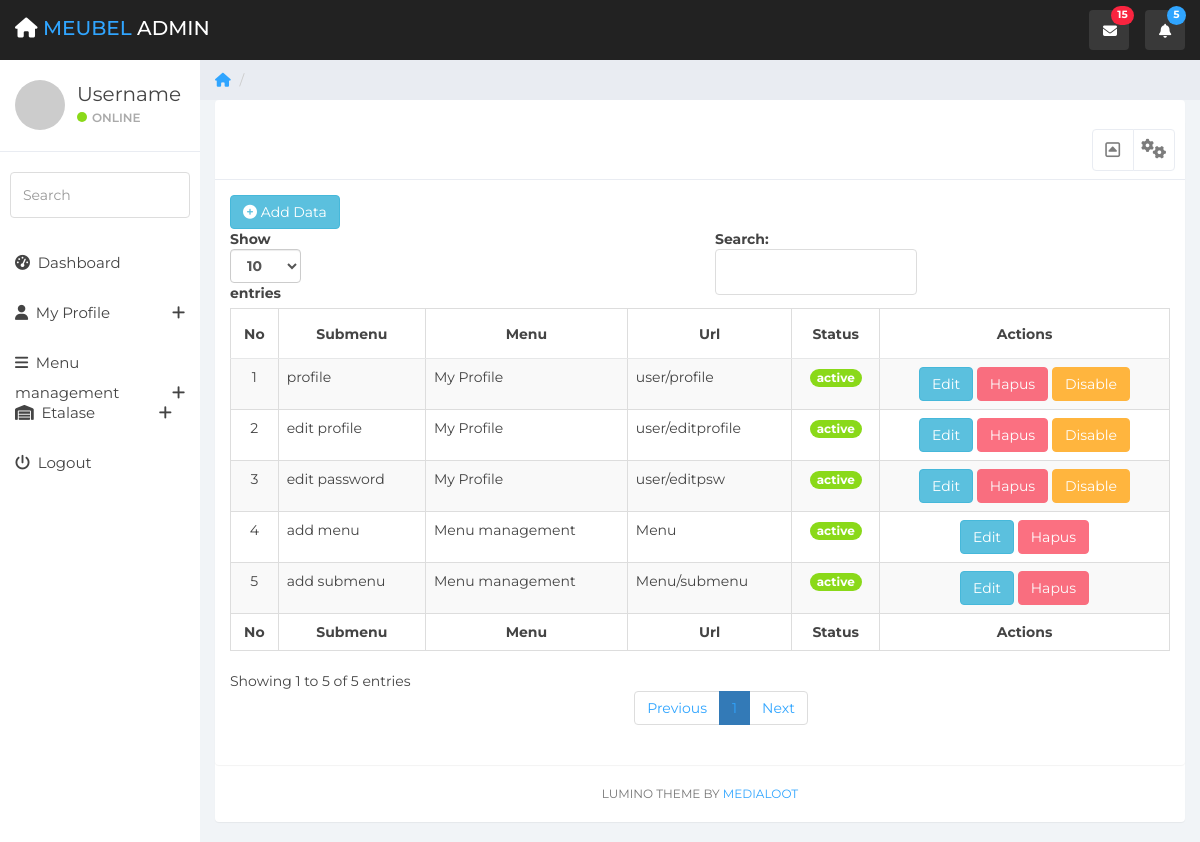
/index.php/menu/editsubmenu, run on the app's committed database.
### tables this page shows
CREATE TABLE `submenu` (
  `id_submenu` int(11) NOT NULL,
  `id_menu` int(11) NOT NULL,
  `submenu` varchar(30) NOT NULL,
  `url_s` varchar(100) NOT NULL,
  `is_active_s` char(1) NOT NULL
);

CREATE TABLE `menu` (
  `id_menu` int(11) NOT NULL,
  `menu` varchar(30) NOT NULL,
  `icon` varchar(30) NOT NULL,
  `url` varchar(100) NOT NULL,
  `is_active` char(1) NOT NULL
);

### application/controllers/menu.php (called while the page is built, shortened)
<?php
class Menu extends CI_Controller{
    public function __construct(){
        $this->load->library('form_validation');
        $this->load->model('m_menu');
    }
    public function editsubmenu()
    {
        $data['menu'] = $this->m_menu->getmenu();
        $data['submenu'] = $this->m_menu->getsubmenu();
        $this->form_validation->set_rules('menu', 'Menu', 'required|trim', [
            'required' => 'Kolom ini harus di isi'
        ]);
        $this->form_validation->set_rules('submenu', 'Submenu', 'required|trim', [
            'required' => 'Kolom ini harus di isi'
        ]);
        $this->form_validation->set_rules('url', 'Url', 'trim');
        if($this->form_validation->run() == false)
        {
            $this->load->view('template/header', $data);
            $this->load->view('submenu', $data);
            $this->load->view('template/sidebar');
            $this->load->view('template/footer');
        }
    }
}
?>

### index.php (called while the page is built, shortened)
<?php
require_once BASEPATH.'core/CodeIgniter.php';

### application/models/m_menu.php (called while the page is built, shortened)
<?php
class M_menu extends CI_Model{
    public function getmenu(){
        $data = $this->db->get('menu')->result_array();
        return $data;
    }
    public function getsubmenu(){
        $this->db->select('*');
        $this->db->from('submenu');
        $this->db->join('menu', 'submenu.id_menu=menu.id_menu');
        $data = $this->db->get();
        $sql = $data->result_array();
        return $sql;
    }
}
?>

### application/views/submenu.php (the view, shortened to what this page needs)
<div class="col-sm-9 col-sm-offset-3 col-lg-10 col-lg-offset-2 main">
    <div class="row">
        <ol class="breadcrumb">
            <li><a href="<?= base_url('dashboard'); ?>">
                    <em class="fa fa-home"></em>
                </a></li>
            <li class="active"><?= $title; ?></li>
        </ol>
    </div>
    <div class="panel panel-container">
        <div class="row">
            <div class="col-md-12">
                <div class="panel panel-default">
                    <div class="panel-heading">
                        <ul class="pull-right panel-settings panel-button-tab-right">
                            <li class="dropdown"><a class="pull-right dropdown-toggle" data-toggle="dropdown" href="#">
                                    <em class="fa fa-cogs"></em>
                                </a>
                            </li>
                        </ul>
                        <span class="pull-right clickable panel-toggle panel-button-tab-left"><em class="fa fa-toggle-up"></em></span>
                    </div>
                    <div class="panel-body">
                        <div class="row">
                            <div class="col-lg-12">
                                <button class="btn btn-info" data-toggle="modal" data-target="#addmodal"><em class="fa fa-plus-circle"></em>  Add Data</button>
                            </div>
                        </div>
                        <div class="card-body">
                            <table id="example1" class="table table-bordered table-striped">
                                <thead>
                                    <tr>
                                        <th class="text-center">No</th>
                                        <th class="text-center">Submenu</th>
                                        <th class="text-center">Menu</th>
                                        <th class="text-center">Url</th>
                                        <th class="text-center">Status</th>
                                        <th class="text-center">Actions</th>
                                    </tr>
                                </thead>
                                <tbody>
                                    <?php $i = 1; ?>
                                    <?php foreach ($submenu as $sm) :
                                        $id = $sm['id_submenu'];
                                    ?>
                                        <tr>
                                            <td class="text-center"><?= $i; ?></td>
                                            <td><?= $sm['submenu']; ?></td>
                                            <td><?= $sm['menu']; ?></td>
                                            <td><?= $sm['url_s']; ?></td>
                                            <?php if ($sm['is_active_s'] == 1) { ?>
                                                <td class="text-center"> <span class="badge bg-green">active</span></td>
                                            <?php } else { ?>
                                                <td class="text-center"> <span class="badge bg-secondary">disable</span></td>
                                            <?php } ?>
                                            <td class="text-center">
                                                <button class="btn btn-info" data-toggle="modal" data-target="#modaledit<?= $sm['id_submenu']; ?>">Edit</button>
                                                <?php if ($id == 1 || $id == 3 || $id == 4 || $id == 8 || $id == 9) { ?>
                                                    <button class="btn btn-danger" data-toggle="modal" data-target="#modalhapus<?= $sm['id_submenu']; ?>" disabled>Hapus</button>
                                                <?php } else { ?>
                                                    <button class="btn btn-danger" data-toggle="modal" data-target="#modalhapus<?= $sm['id_submenu']; ?>">Hapus</button>
                                                <?php } ?>
                                                <?php if ($sm['is_active_s'] != 1) { ?>
                                                    <a href="<?= base_url('menu/activesm/' . $id); ?>" class="btn btn-success">Activate</a>
                                                <?php } else { ?>
                                                    <?php if ($id == 8 || $id == 9) { ?>
                                                        <span hidden><a href="<?= base_url('menu/disablesm/' . $id); ?>" class="btn btn-warning">Disable</a></span>
                                                    <?php } else { ?>
                                                        <a href="<?= base_url('menu/disablesm/' . $id); ?>" class="btn btn-warning">Disable</a>
                                                    <?php } ?>
                                                <?php } ?>
                                            </td>
                                        </tr>
                                    <?php endforeach; ?>
                                </tbody>
                                <tfoot>
                                    <tr>
                                        <th class="text-center">No</th>
                                        <th class="text-center">Submenu</th>
                                        <th class="text-center">Menu</th>
                                        <th class="text-center">Url</th>
                                        <th class="text-center">Status</th>
                                        <th class="text-center">Actions</th>
                                    </tr>
                                </tfoot>
                            </table>
                        </div>
                    </div>
                </div>
            </div>
        </div>

### application/views/template/sidebar.php (shortened to what this page needs)
<div id="sidebar-collapse" class="col-sm-3 col-lg-2 sidebar">
    <div class="profile-sidebar">
        <div class="profile-userpic">
            <img src="<?= base_url('http://placehold.it/50/30a5ff/fff'); ?>" class="img-responsive" alt="">
        </div>
        <div class="profile-usertitle">
            <div class="profile-usertitle-name">Username</div>
            <div class="profile-usertitle-status"><span class="indicator label-success"></span>Online</div>
        </div>
    </div>
    <form role="search">
        <div class="form-group">
            <input type="text" class="form-control" placeholder="Search">
        </div>
    </form>
    <ul class="nav menu">
        <?php
        $queryMenu = "SELECT * FROM menu WHERE is_active = 1 ORDER BY id_menu ASC";
        $menu = $this->db->query($queryMenu)->result_array();
        ?>
        <?php $i = 1; ?>
        <?php foreach ($menu as $m) : ?>
            <?php if ($m['url'] != "") { ?>
                <?php
                $url = $this->uri->segment(1);
                if ($m['menu'] == $url) :
                ?>
                    <li class="active"><a href="<?= base_url() . $m['url']; ?>"><em class="<?= $m['icon']; ?>">&nbsp;</em> <?= $m['menu']; ?> </a></li>
                <?php else : ?>
                    <li class=""><a href="<?= base_url() . $m['url']; ?>"><em class="<?= $m['icon']; ?>">&nbsp;</em> <?= $m['menu']; ?> </a></li>
                <?php endif; ?>
            <?php } elseif ($m['url'] == "") { ?>
                <?php
                $url = $this->uri->segment(1);
                if ($m['menu'] == $url) :
                ?>
                    <li class="parent active"><a data-toggle="collapse" href="#sub-<?= $i; ?>">
                        <?php else : ?>
                    <li class="parent"><a data-toggle="collapse" href="#sub-<?= $i; ?>">
                        <?php endif; ?>
                        <em class="<?= $m['icon'] ?>">&nbsp;</em> <?= $m['menu'] ?> <span data-toggle="collapse" href="#sub-<?= $i; ?>" class="icon pull-right"><em class="fa fa-plus"></em></span>
                        </a>
                    </li>
                    <?php $i++; ?>
                <?php } ?>
            <?php endforeach; ?>
            <li><a href="<?= base_url('auth/logout') ?>"><em class="fa fa-power-off">&nbsp;</em> Logout</a></li>
    </ul>
</div>

### assets/css/styles.css (style rules this page uses)
body { background: #f1f4f7; padding-top: 60px; font-size: 14px; color: #444444; font-family: "Montserrat", "Helvetica Neue", Helvetica, Arial, sans-serif; }
a, a:hover, a:focus { color: #30a5ff; }
input.form-control { border: 1px solid #ddd; box-shadow: none; height: 46px; }
.dropdown { background: rgba(255, 255, 255, 0.1); float: left; margin: 10px 8px; padding: 0px; border-radius: 4px; }
.dropdown a.dropdown-toggle { color: #fff; height: 40px; width: 40px; padding-top: 11px; padding-left: 9px; }
.dropdown em { margin: 0 5px; }
.btn-warning, .btn-warning:hover, .btn-warning:focus, .btn-warning:active, .btn-warning.active, .open > .dropdown-toggle.btn-warning, .btn-warning.disabled, .btn-warning[disabled], fieldset[disabled] .btn-warning, .btn-warning.disabled:hover, .btn-warning[disabled]:hover, fieldset[disabled] .btn-warning:hover, .btn-warning.disabled:focus, .btn-warning[disabled]:focus, fieldset[disabled] .btn-warning:focus, .btn-warning.disabled:active, .btn-warning[disabled]:active, fieldset[disabled] .btn-warning:active, .btn-warning.disabled.active, .btn-warning[disabled].active, fieldset[disabled] .btn-warning.active { background-color: #ffb53e; border-color: #ffb53e; }
.btn-danger, .btn-danger:hover, .btn-danger:focus, .btn-danger:active, .btn-danger.active, .open > .dropdown-toggle.btn-danger, .btn-danger.disabled, .btn-danger[disabled], fieldset[disabled] .btn-danger, .btn-danger.disabled:hover, .btn-danger[disabled]:hover, fieldset[disabled] .btn-danger:hover, .btn-danger.disabled:focus, .btn-danger[disabled]:focus, fieldset[disabled] .btn-danger:focus, .btn-danger.disabled:active, .btn-danger[disabled]:active, fieldset[disabled] .btn-danger:active, .btn-danger.disabled.active, .btn-danger[disabled].active, fieldset[disabled] .btn-danger.active { background-color: #f9243f; border-color: #f9243f; }
.bg-success, .bg-green { color: #fff; background-color: #8ad919; }
.label-success { background-color: #8ad919; }
.panel { border: 0; }
.panel-container { padding-top: 20px; }
.panel-heading .fa-toggle-up, .panel-heading .fa-toggle-down { font-size: 17px; }
.panel-heading { font-size: 20px; font-weight: 300; letter-spacing: 0.025em; height: 60px; line-height: 38px; }
.panel-default .panel-heading { background: #fff; border-bottom: 1px solid #e9ecf2; color: #444444; }
.panel-settings { list-style: none; padding: 0; margin: 0; }
.panel-settings .dropdown a.dropdown-toggle, .panel-settings a { padding: 0; background: none; color: #7c7c7c; }
.panel-settings a, .panel-toggle { width: 40px; padding: 2px 0 0 0; }
.panel-settings, .panel-toggle { display: inline-block; margin: -1px -5px 0 15px !important; border-radius: 4px; text-align: center; border: 1px solid #e9ecf2; color: #7c7c7c; background: #fff; width: 42px; }
.panel-settings { width: 42px; border-top-right-radius: 4px; border-bottom-right-radius: 4px; }
.panel-settings li.dropdown { margin: 0; padding: 0; }
.clickable { cursor: pointer; }
.panel-heading span { margin: 0px; font-size: 14px; }
.panel-button-tab-right { margin-left: 4px !important; border-top-left-radius: 0; border-bottom-left-radius: 0; }
.panel-button-tab-left { border-top-right-radius: 0; border-bottom-right-radius: 0; }
.sidebar { display: block; padding: 0; display: none; box-shadow: none; background: #fff; }
.sidebar ul { margin: 20px 0px; }
.sidebar form { padding: 10px 0 0 0; margin: 10px 10px 20px 10px; }
@media (min-width: 768px) { .sidebar { display: block; position: fixed; top: 60px; bottom: 0; left: 0; z-index: 1000; display: block; margin: 0; padding: 0; overflow-x: hidden; overflow-y: auto; } }
.sidebar ul.nav li a { height: 50px; font-size: 15px; line-height: 2em; color: #444444; }
.profile-sidebar { padding: 10px 0; border-bottom: 1px solid #e9ecf2; }
.indicator { width: 10px; height: 10px; display: inline-block; border-radius: 9999px; margin-right: 5px; }
.profile-userpic img { float: left; margin: 10px 0px 0px 15px; width: 50px; height: 50px; border-radius: 9999px !important; }
.profile-usertitle { float: left; text-align: left; margin: 10px 0 0 12px; }
.profile-usertitle-name { font-size: 20px; margin-bottom: 0px; }
.profile-usertitle-status { text-transform: uppercase; color: #AAA; font-size: 12px; font-weight: 600; margin-bottom: 15px; }
.breadcrumb { border-radius: 0; padding: 10px 15px 10px 15px; background: #e9ecf2; margin: 0; }
.table { background: #fff; }
.table > thead > tr > th { border-bottom: 1px solid #e6e7e8; vertical-align: middle; height: 50px; }

### data on the page
submenu: submenu "profile", id_menu.menu "My Profile", url_s "user/profile", is_active_s "active"
submenu: submenu "edit profile", id_menu.menu "My Profile", url_s "user/editprofile", is_active_s "active"
submenu: submenu "edit password", id_menu.menu "My Profile", url_s "user/editpsw", is_active_s "active"
submenu: submenu "add menu", id_menu.menu "Menu management", url_s "Menu", is_active_s "active"
submenu: submenu "add submenu", id_menu.menu "Menu management", url_s "Menu/submenu", is_active_s "active"
menu: menu "Dashboard"
menu: menu "My Profile"
menu: menu "Menu management"
menu: menu "Etalase"
